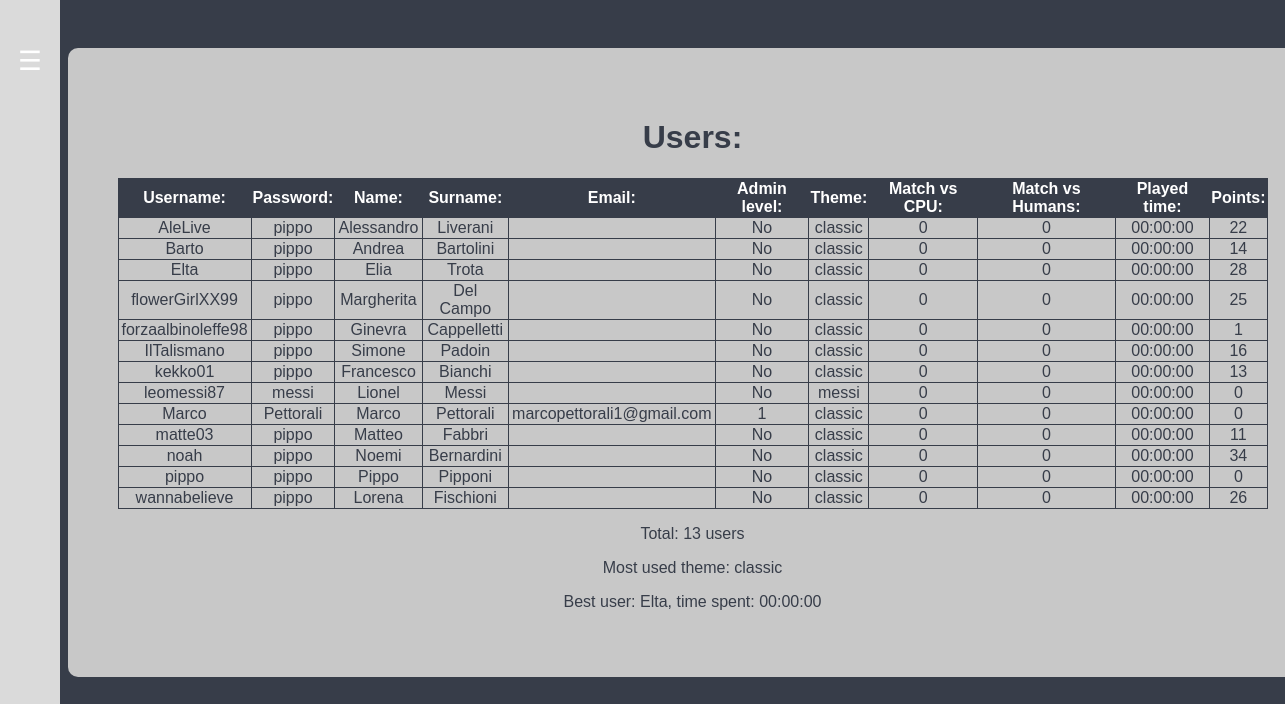
/php/admin.php (signed in), run on the app's committed database.
### tables this page shows
CREATE TABLE Users (
Username VARCHAR(255) NOT NULL,
Password VARCHAR(255) NOT NULL,
Name VARCHAR(255) NOT NULL,
Surname VARCHAR(255) NOT NULL,
Email VARCHAR(255),
Admin INTEGER NOT NULL,

Theme VARCHAR(255) NOT NULL,

MatchPlayed INTEGER NOT NULL,
MatchVsCpu INTEGER NOT NULL,
MatchVsHuman INTEGER NOT NULL,
VictoriesVsCpu INTEGER NOT NULL,
VictoriesVsHuman INTEGER NOT NULL,
PlayTime INTEGER NOT NULL,
BonusTaken INTEGER NOT NULL,
Points INTEGER NOT NULL,

PRIMARY KEY (Username)
);

### php/database/dbManager.php (called while the page is built, shortened)
<?php
    require DIR_DB . "dbConfig.php";
    $database = new dbManager();
	class dbManager {
		private $mysqli_conn = null;
    	function openConnection(){
    		if (!$this->isOpened()){
    			global $dbHostname;
    			global $dbUsername;
    			global $dbPassword;
    			$this->mysqli_conn = new mysqli($dbHostname, $dbUsername, $dbPassword);
			}
    	}
    	function isOpened(){
       		return ($this->mysqli_conn != null);
    	}
		function query($queryText) {
			return $this->mysqli_conn->query($queryText);
		}
		function closeConnection(){
			$this->mysqli_conn = null;
		}
	}
?>

### php/database/dbConfig.php (called while the page is built)
<?php
	$dbHostname = "localhost";
	$dbUsername = "root";
	$dbPassword = "";
	$dbName = "PongDB";
?>

### php/utility/adminStats.php (the view, shortened to what this page needs)
<?php
	require_once DIR_DB . "dbManager.php";
	function drawUsersTable(){
		global $database;
		$queryText = "select * from Users order by Username";
		$result = $database->query($queryText);
		$counter = 1;
		while ($row = $result->fetch_assoc()) {
			$admin = ($row["Admin"]==0)? "No" : $row["Admin"];
       		echo 	  "<tr> <td class ='element ".$counter."'><p>" . $row["Username"] .
       			 "</p></td> <td class ='element ".$counter."'><p>" . $row["Password"] .
       			 "</p></td> <td class ='element ".$counter."'><p>" . $row["Name"] .
       			 "</p></td> <td class ='element ".$counter."'><p>" . $row["Surname"] .
       			 "</p></td> <td class ='element ".$counter."'><p>" . $row["Email"] .
       			 "</p></td> <td class ='admin element ".$counter."'><p>" . $admin .
       			 "</p></td> <td class ='element ".$counter."'><p>" . $row["Theme"] .
       			 "</p></td> <td class ='element ".$counter."'><p>" . $row["MatchVsCpu"] .
       			 "</p></td> <td class ='element ".$counter."'><p>" . $row["MatchVsHuman"] .
       			 "</p></td> <td class ='element ".$counter."'><p>" . gmdate("H:i:s", $row['PlayTime']) .
       			 "</p></td> <td class ='element ".$counter."'><p>" . $row["Points"] .
       			 " </p></td></tr>";
       			 $counter++;
   		}
	}
	function getTotalUsers(){
		global $database;
		$queryText = "select * from Users order by Username";
		$result = $database->query($queryText);
		$totalUsers = mysqli_num_rows($result);
		return $totalUsers;
	}
	function getMostUsedTheme(){
		global $database;
   		$queryText = "select Theme, Count(*) as Count from Users group by Theme order by Count desc limit 1";
		$result = $database->query($queryText);
		$row = $result->fetch_assoc();
		$mostUsedTheme = $row['Theme'];
		return $mostUsedTheme;
	}
	function getBestUser(){
		global $database;
		$queryText = "select * from Users order by PlayTime desc limit 1";
		$result = $database->query($queryText);
		$row = $result->fetch_assoc();
		$bestUser = $row['Username'];
		return $bestUser;
	}
	function getBestUserTime(){
		global $database;
		$queryText = "select * from Users order by PlayTime desc limit 1";
		$result = $database->query($queryText);
		$row = $result->fetch_assoc();
		$bestUserTime = gmdate("H:i:s", $row['PlayTime']);
		return $bestUserTime;
	}
?>

### php/admin.php (shortened to what this page needs)
<?php
    require_once DIR_UTIL . "adminStats.php";
?>
<!DOCTYPE html>
<html lang = "it">
	<head>
		<link rel="stylesheet" type="text/css" href="./../css/menu.css">
		<link rel="stylesheet" type="text/css" href="./../css/style.css">
		<link rel="stylesheet" type="text/css" href="./../css/container.css">
		<link rel="stylesheet" type="text/css" href="./../css/admin.css">
	</head>
	<body id="body" onLoad="setupMenu(), adminSetup()">
		<?php
			include DIR_LAYOUT . "side_nav.php";
		?>
		<div id="container">
			<h1>Users: </h1>
			<table>
  				<tr>
  				  <th>Username: </th>
  				  <th>Password: </th>
  				  <th>Name: </th>
  				  <th>Surname: </th>
  				  <th>Email: </th>
  				  <th>Admin level: </th>
  				  <th>Theme: </th>
  				  <th>Match vs CPU: </th>
  				  <th>Match vs Humans: </th>
  				  <th>Played time: </th>
  				  <th>Points: </th>
  				</tr>
  				<?php drawUsersTable();?>
			</table>
			<div id="adminStats">
				<p>Total: <?php echo getTotalUsers()?> users</p>
				<p>Most used theme: <?php echo getMostUsedTheme()?></p>
				<p>Best user: <?php echo getBestUser()?>, time spent: <?php echo getBestUserTime()?></p>
			</div>
		</div>
	</body>
</html>

### php/layout/side_nav.php (shortened to what this page needs)
<nav id = "sideNav">
	<p id = "icon" class="button" onClick="show()"> ☰ </p>
	<div id="profile">
	</div>
	<ul id="menuUnorderedList">
		<li> <a href="./profile.php"><?php echo $_SESSION['name'];?></a>
		<li> <a href="./game.php">Game</a>
		<li> <a href="./leaderboard.php">Leaderboard</a>
		<li> <a href="./themes.php">Themes</a>
		<?php if($_SESSION['admin']!=0){echo '<li><a href="./admin.php">Administrator Panel</a>';}?>
		<li> <a href="./logout.php">Logout</a>
	</ul>
</nav>

### css/menu.css (style rules this page uses)
nav#sideNav { height:100%; position:fixed; left: -340px; top: 0px; background-color:#dadada; text-align: center; z-index: 2000; }
#icon { width:20px; position:relative; left:89.3%; margin-left:-10px; margin-top:0px; clear:left; color:white; font-size:20pt; font-family: Arial; z-index: 3001; }
#menuUnorderedList { position: relative; padding-left: 0px; font-family: Arial; list-style-type: none; }
li { padding-top: 10px; padding-bottom:10px; }
#profile { margin-top: 50px; color: #373d49 ; font-family: Arial; }

### css/style.css (style rules this page uses)
body { background-color: #373d49; }

### css/container.css (style rules this page uses)
#container { width:30%; position:relative; left:35%; top:40px; padding:50px; background-color: rgb(200,200,200); border-radius:10px; color:#373d49; font-family: Arial; text-align: center; }
#container p { font-size: 12pt; font-weight: normal; }

### css/admin.css (style rules this page uses)
#container { width:1150px; left:50%; margin-left:-575px; }
table { width:100%; }
table p { margin:0px 2px; cursor: pointer; }
th { background-color: #373d49; color:white; }
table, th, td { border: 1px solid #373d49; border-collapse: collapse; }

### data on the page
users: Username "AleLive", Password "pippo", Name "Alessandro", Surname "Liverani", Admin "No", Theme "classic", MatchVsCpu "0", MatchVsHuman "0", PlayTime "00:00:00", Points "22"
users: Username "Barto", Password "pippo", Name "Andrea", Surname "Bartolini", Admin "No", Theme "classic", MatchVsCpu "0", MatchVsHuman "0", PlayTime "00:00:00", Points "14"
users: Username "Elta", Password "pippo", Name "Elia", Surname "Trota", Admin "No", Theme "classic", MatchVsCpu "0", MatchVsHuman "0", PlayTime "00:00:00", Points "28"
users: Username "flowerGirlXX99", Password "pippo", Name "Margherita", Surname "Del Campo", Admin "No", Theme "classic", MatchVsCpu "0", MatchVsHuman "0", PlayTime "00:00:00", Points "25"
users: Username "forzaalbinoleffe98", Password "pippo", Name "Ginevra", Surname "Cappelletti", Admin "No", Theme "classic", MatchVsCpu "0", MatchVsHuman "0", PlayTime "00:00:00", Points "1"
users: Username "IlTalismano", Password "pippo", Name "Simone", Surname "Padoin", Admin "No", Theme "classic", MatchVsCpu "0", MatchVsHuman "0", PlayTime "00:00:00", Points "16"
users: Username "kekko01", Password "pippo", Name "Francesco", Surname "Bianchi", Admin "No", Theme "classic", MatchVsCpu "0", MatchVsHuman "0", PlayTime "00:00:00", Points "13"
users: Username "leomessi87", Password "messi", Name "Lionel", Surname "Messi", Admin "No", Theme "messi", MatchVsCpu "0", MatchVsHuman "0", PlayTime "00:00:00", Points "0"
users: Username "Marco", Password "Pettorali", Name "Marco", Surname "Pettorali", Email "marcopettorali1@gmail.com", Admin "1", Theme "classic", MatchVsCpu "0", MatchVsHuman "0", PlayTime "00:00:00", Points "0"
users: Username "matte03", Password "pippo", Name "Matteo", Surname "Fabbri", Admin "No", Theme "classic", MatchVsCpu "0", MatchVsHuman "0", PlayTime "00:00:00", Points "11"
users: Username "noah", Password "pippo", Name "Noemi", Surname "Bernardini", Admin "No", Theme "classic", MatchVsCpu "0", MatchVsHuman "0", PlayTime "00:00:00", Points "34"
users: Username "pippo", Password "pippo", Name "Pippo", Surname "Pipponi", Admin "No", Theme "classic", MatchVsCpu "0", MatchVsHuman "0", PlayTime "00:00:00", Points "0"
users: Username "wannabelieve", Password "pippo", Name "Lorena", Surname "Fischioni", Admin "No", Theme "classic", MatchVsCpu "0", MatchVsHuman "0", PlayTime "00:00:00", Points "26"

### other printed values
getTotalUsers() "13"
getMostUsedTheme() "classic"
